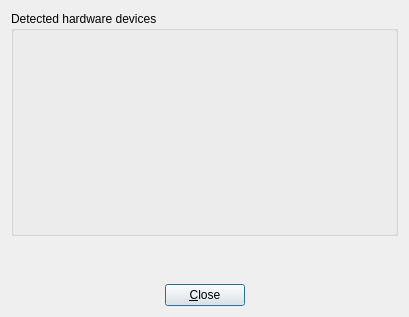
<?xml version="1.0" encoding="UTF-8"?>
<ui version="4.0">
 <class>dialogCheckHardware</class>
 <widget class="QDialog" name="dialogCheckHardware">
  <property name="geometry">
   <rect>
    <x>0</x>
    <y>0</y>
    <width>409</width>
    <height>317</height>
   </rect>
  </property>
  <property name="windowTitle">
   <string notr="true">TrueOS Hardware Compatibility</string>
  </property>
  <layout class="QGridLayout" name="gridLayout_2">
   <item row="0" column="0">
    <widget class="QGroupBox" name="groupBox">
     <property name="title">
      <string>Detected hardware devices</string>
     </property>
     <layout class="QGridLayout" name="gridLayout">
      <item row="0" column="0">
       <layout class="QHBoxLayout" name="horizontalLayout_2">
        <item>
         <widget class="QLabel" name="label">
          <property name="sizePolicy">
           <sizepolicy hsizetype="Fixed" vsizetype="Fixed">
            <horstretch>0</horstretch>
            <verstretch>0</verstretch>
           </sizepolicy>
          </property>
          <property name="minimumSize">
           <size>
            <width>32</width>
            <height>32</height>
           </size>
          </property>
          <property name="maximumSize">
           <size>
            <width>32</width>
            <height>32</height>
           </size>
          </property>
          <property name="text">
           <string/>
          </property>
          <property name="pixmap">
           <pixmap resource="sysinstaller.qrc">:/modules/images/display.png</pixmap>
          </property>
          <property name="scaledContents">
           <bool>true</bool>
          </property>
         </widget>
        </item>
        <item>
         <widget class="QLabel" name="labelVideoDriver">
          <property name="text">
           <string/>
          </property>
         </widget>
        </item>
        <item>
         <widget class="QLabel" name="labelVideoDriverIcon">
          <property name="sizePolicy">
           <sizepolicy hsizetype="Fixed" vsizetype="Fixed">
            <horstretch>0</horstretch>
            <verstretch>0</verstretch>
           </sizepolicy>
          </property>
          <property name="minimumSize">
           <size>
            <width>32</width>
            <height>32</height>
           </size>
          </property>
          <property name="maximumSize">
           <size>
            <width>32</width>
            <height>32</height>
           </size>
          </property>
          <property name="text">
           <string/>
          </property>
          <property name="scaledContents">
           <bool>true</bool>
          </property>
         </widget>
        </item>
       </layout>
      </item>
      <item row="1" column="0">
       <layout class="QHBoxLayout" name="horizontalLayout_3">
        <item>
         <widget class="QLabel" name="label_2">
          <property name="sizePolicy">
           <sizepolicy hsizetype="Fixed" vsizetype="Fixed">
            <horstretch>0</horstretch>
            <verstretch>0</verstretch>
           </sizepolicy>
          </property>
          <property name="minimumSize">
           <size>
            <width>32</width>
            <height>32</height>
           </size>
          </property>
          <property name="maximumSize">
           <size>
            <width>32</width>
            <height>32</height>
           </size>
          </property>
          <property name="text">
           <string/>
          </property>
          <property name="pixmap">
           <pixmap resource="sysinstaller.qrc">:/modules/images/randr.png</pixmap>
          </property>
          <property name="scaledContents">
           <bool>true</bool>
          </property>
         </widget>
        </item>
        <item>
         <widget class="QLabel" name="labelVideoResolution">
          <property name="text">
           <string/>
          </property>
         </widget>
        </item>
        <item>
         <widget class="QLabel" name="labelVideoResolutionIcon">
          <property name="sizePolicy">
           <sizepolicy hsizetype="Fixed" vsizetype="Fixed">
            <horstretch>0</horstretch>
            <verstretch>0</verstretch>
           </sizepolicy>
          </property>
          <property name="minimumSize">
           <size>
            <width>32</width>
            <height>32</height>
           </size>
          </property>
          <property name="maximumSize">
           <size>
            <width>32</width>
            <height>32</height>
           </size>
          </property>
          <property name="text">
           <string/>
          </property>
          <property name="scaledContents">
           <bool>true</bool>
          </property>
         </widget>
        </item>
       </layout>
      </item>
      <item row="2" column="0">
       <layout class="QHBoxLayout" name="horizontalLayout_4">
        <item>
         <widget class="QLabel" name="label_3">
          <property name="sizePolicy">
           <sizepolicy hsizetype="Fixed" vsizetype="Fixed">
            <horstretch>0</horstretch>
            <verstretch>0</verstretch>
           </sizepolicy>
          </property>
          <property name="minimumSize">
           <size>
            <width>32</width>
            <height>32</height>
           </size>
          </property>
          <property name="maximumSize">
           <size>
            <width>32</width>
            <height>32</height>
           </size>
          </property>
          <property name="text">
           <string/>
          </property>
          <property name="pixmap">
           <pixmap resource="sysinstaller.qrc">:/modules/images/networkwired.png</pixmap>
          </property>
          <property name="scaledContents">
           <bool>true</bool>
          </property>
         </widget>
        </item>
        <item>
         <widget class="QLabel" name="labelEthernet">
          <property name="text">
           <string/>
          </property>
         </widget>
        </item>
        <item>
         <widget class="QLabel" name="labelEthernetIcon">
          <property name="sizePolicy">
           <sizepolicy hsizetype="Fixed" vsizetype="Fixed">
            <horstretch>0</horstretch>
            <verstretch>0</verstretch>
           </sizepolicy>
          </property>
          <property name="minimumSize">
           <size>
            <width>32</width>
            <height>32</height>
           </size>
          </property>
          <property name="maximumSize">
           <size>
            <width>32</width>
            <height>32</height>
           </size>
          </property>
          <property name="text">
           <string/>
          </property>
          <property name="scaledContents">
           <bool>true</bool>
          </property>
         </widget>
        </item>
       </layout>
      </item>
      <item row="3" column="0">
       <layout class="QHBoxLayout" name="horizontalLayout_5">
        <item>
         <widget class="QLabel" name="label_4">
          <property name="sizePolicy">
           <sizepolicy hsizetype="Fixed" vsizetype="Fixed">
            <horstretch>0</horstretch>
            <verstretch>0</verstretch>
           </sizepolicy>
          </property>
          <property name="minimumSize">
           <size>
            <width>32</width>
            <height>32</height>
           </size>
          </property>
          <property name="maximumSize">
           <size>
            <width>32</width>
            <height>32</height>
           </size>
          </property>
          <property name="text">
           <string/>
          </property>
          <property name="pixmap">
           <pixmap resource="sysinstaller.qrc">:/modules/images/network_wifi.png</pixmap>
          </property>
          <property name="scaledContents">
           <bool>true</bool>
          </property>
         </widget>
        </item>
        <item>
         <widget class="QLabel" name="labelWifi">
          <property name="text">
           <string/>
          </property>
         </widget>
        </item>
        <item>
         <widget class="QLabel" name="labelWifiIcon">
          <property name="sizePolicy">
           <sizepolicy hsizetype="Fixed" vsizetype="Fixed">
            <horstretch>0</horstretch>
            <verstretch>0</verstretch>
           </sizepolicy>
          </property>
          <property name="minimumSize">
           <size>
            <width>32</width>
            <height>32</height>
           </size>
          </property>
          <property name="maximumSize">
           <size>
            <width>32</width>
            <height>32</height>
           </size>
          </property>
          <property name="text">
           <string/>
          </property>
          <property name="scaledContents">
           <bool>true</bool>
          </property>
         </widget>
        </item>
       </layout>
      </item>
      <item row="4" column="0">
       <layout class="QHBoxLayout" name="horizontalLayout_6">
        <item>
         <widget class="QLabel" name="label_5">
          <property name="sizePolicy">
           <sizepolicy hsizetype="Fixed" vsizetype="Fixed">
            <horstretch>0</horstretch>
            <verstretch>0</verstretch>
           </sizepolicy>
          </property>
          <property name="minimumSize">
           <size>
            <width>32</width>
            <height>32</height>
           </size>
          </property>
          <property name="maximumSize">
           <size>
            <width>32</width>
            <height>32</height>
           </size>
          </property>
          <property name="text">
           <string/>
          </property>
          <property name="pixmap">
           <pixmap resource="sysinstaller.qrc">:/modules/images/system-config-sound.png</pixmap>
          </property>
          <property name="scaledContents">
           <bool>true</bool>
          </property>
         </widget>
        </item>
        <item>
         <widget class="QLabel" name="labelSound">
          <property name="text">
           <string/>
          </property>
         </widget>
        </item>
        <item>
         <widget class="QLabel" name="labelSoundIcon">
          <property name="sizePolicy">
           <sizepolicy hsizetype="Fixed" vsizetype="Fixed">
            <horstretch>0</horstretch>
            <verstretch>0</verstretch>
           </sizepolicy>
          </property>
          <property name="minimumSize">
           <size>
            <width>32</width>
            <height>32</height>
           </size>
          </property>
          <property name="maximumSize">
           <size>
            <width>32</width>
            <height>32</height>
           </size>
          </property>
          <property name="text">
           <string/>
          </property>
          <property name="scaledContents">
           <bool>true</bool>
          </property>
         </widget>
        </item>
       </layout>
      </item>
     </layout>
    </widget>
   </item>
   <item row="1" column="0">
    <spacer name="verticalSpacer">
     <property name="orientation">
      <enum>Qt::Vertical</enum>
     </property>
     <property name="sizeHint" stdset="0">
      <size>
       <width>58</width>
       <height>33</height>
      </size>
     </property>
    </spacer>
   </item>
   <item row="2" column="0">
    <layout class="QHBoxLayout" name="horizontalLayout">
     <item>
      <spacer name="horizontalSpacer">
       <property name="orientation">
        <enum>Qt::Horizontal</enum>
       </property>
       <property name="sizeHint" stdset="0">
        <size>
         <width>40</width>
         <height>20</height>
        </size>
       </property>
      </spacer>
     </item>
     <item>
      <widget class="QPushButton" name="pushClose">
       <property name="text">
        <string>&amp;Close</string>
       </property>
      </widget>
     </item>
     <item>
      <spacer name="horizontalSpacer_2">
       <property name="orientation">
        <enum>Qt::Horizontal</enum>
       </property>
       <property name="sizeHint" stdset="0">
        <size>
         <width>40</width>
         <height>20</height>
        </size>
       </property>
      </spacer>
     </item>
    </layout>
   </item>
  </layout>
 </widget>
 <resources>
  <include location="sysinstaller.qrc"/>
 </resources>
 <connections/>
</ui>
